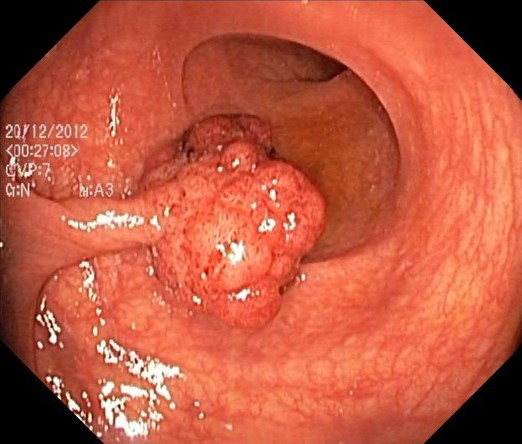
#> input picture CSE377HW6/src_medical.jpg, 522 x 444 px
$ jupyter execute CSE377HW6.ipynb
#> lines starting #> are read from the running program, lines starting #| are printed output that depends on the picture
[cell 1]
# import libs
import numpy as np
import cv2
import matplotlib.pyplot as plt

# read images
src = cv2.imread("src_medical.jpg")
#> src is the input picture: shape (444, 522, 3); mean B, G, R 65.1, 89, 191
trg = cv2.imread("trg_medical.jpg")
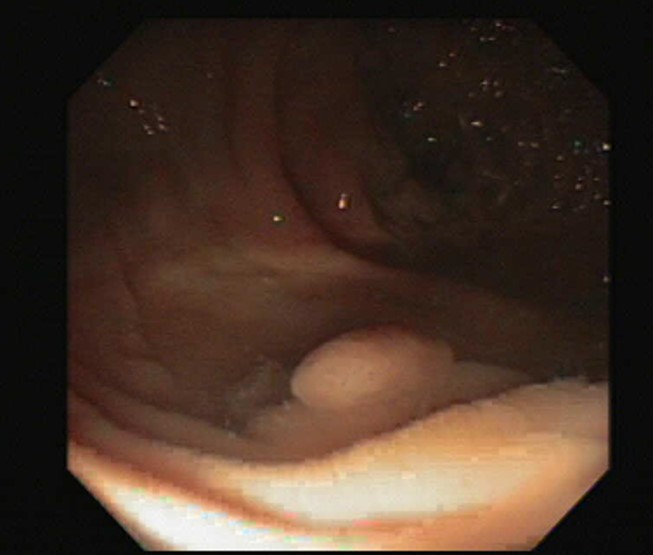
#> input picture CSE377HW6/trg_medical.jpg, 653 x 555 px
#> trg is the input picture: shape (555, 653, 3); mean B, G, R 40, 51.7, 70.9

# resize trg to match src
trg = cv2.resize(trg, (src.shape[1], src.shape[0]))
#> trg: shape (444, 522, 3)

# split into channels and reorder from BGR to RGB
srcB, srcG, srcR = cv2.split(src)
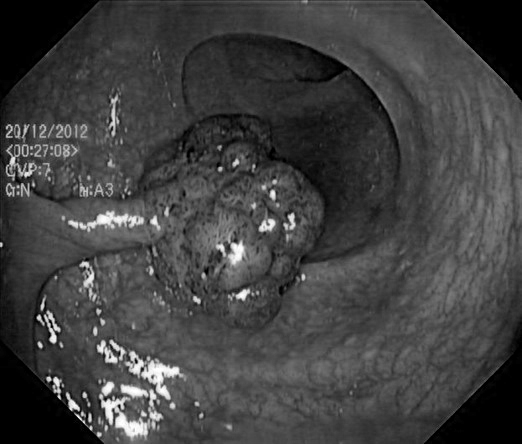
#> srcB: shape (444, 522); min 0, max 255, mean 65.1
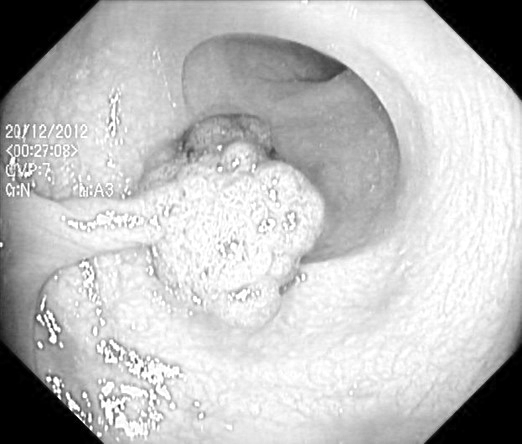
#> srcR: shape (444, 522); min 0, max 255, mean 191
srcChannels = [srcR, srcG, srcB]
trgB, trgG, trgR = cv2.split(trg)
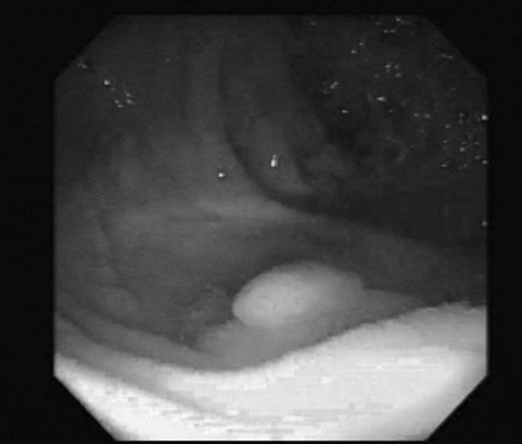
#> trgR: shape (444, 522); min 0, max 254, mean 70.8
trgChannels = [trgR, trgG, trgB]

# show images
plt.figure(figsize=(10, 7))
plt.subplot(1, 2, 1)
plt.imshow(np.stack(srcChannels, axis=2))
plt.subplot(1, 2, 2)
plt.imshow(np.stack(trgChannels, axis=2))
plt.show()

[cell 2]
# calculate fourier transform, spectrum, phase
srcSpectrums = []
srcPhases = []
for srcChannel in srcChannels:
    # calculate fft and shift
    fft = np.fft.fft2(srcChannel)
    fft = np.fft.fftshift(fft)
    # calculate spectrum
    spec = np.abs(fft)
    srcSpectrums.append(spec)
    # calculate phase
    imag = np.imag(fft)
    real = np.real(fft)
    phase = np.arctan2(imag, real)
    srcPhases.append(phase)
#> this loop made 3 passes
#> pass 1, `phase = np.arctan2(imag, real)`:
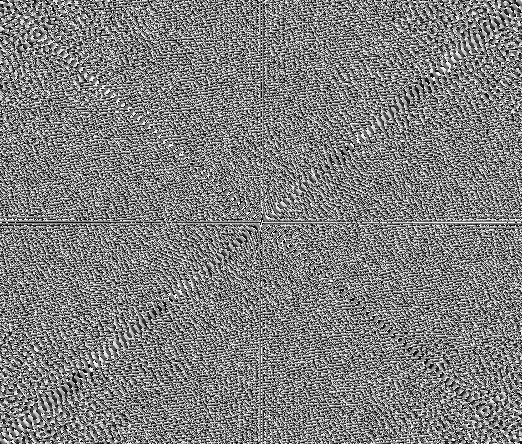
#> phase: shape (444, 522) float64; min -3.14, max 3.14, mean 1.36e-05; drawn with min black and max white
#> after the loop, srcPhases = 3 items; srcSpectrums = 3 items

trgSpectrums = []
trgPhases = []
for trgChannel in trgChannels:
    # calculate fft and shift
    fft = np.fft.fft2(trgChannel)
    fft = np.fft.fftshift(fft)
    # calculate spectrum
    spec = np.abs(fft)
    trgSpectrums.append(spec)
    # calculate phase
    imag = np.imag(fft)
    real = np.real(fft)
    phase = np.arctan2(imag, real)
    trgPhases.append(phase)
#> this loop made 3 passes
#> pass 1, `phase = np.arctan2(imag, real)`:
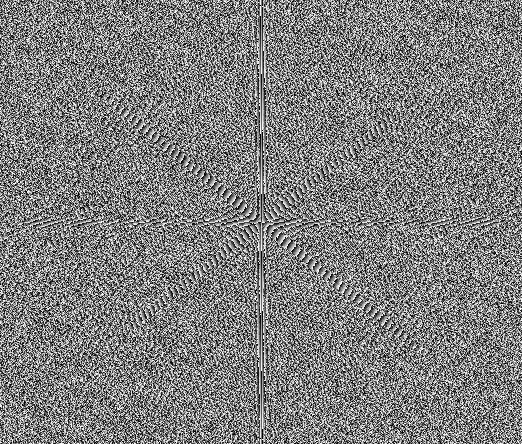
#> phase: shape (444, 522) float64; min -3.14, max 3.14, mean -1.36e-05; drawn with min black and max white
#> after the loop, trgPhases = 3 items; trgSpectrums = 3 items

# show spectrums
plt.figure(figsize=(10, 6))
plt.subplot(2, 3, 1)
plt.imshow(np.log(srcSpectrums[0]), cmap="gray")
plt.title("Source spectrum of red")
plt.subplot(2, 3, 2)
plt.imshow(np.log(srcSpectrums[1]), cmap="gray")
plt.title("Source spectrum of green")
plt.subplot(2, 3, 3)
plt.imshow(np.log(srcSpectrums[2]), cmap="gray")
plt.title("Source spectrum of blue")
plt.subplot(2, 3, 4)
plt.imshow(np.log(trgSpectrums[0]), cmap="gray")
plt.title("Target spectrum of red")
plt.subplot(2, 3, 5)
plt.imshow(np.log(trgSpectrums[1]), cmap="gray")
plt.title("Target spectrum of green")
plt.subplot(2, 3, 6)
plt.imshow(np.log(trgSpectrums[2]), cmap="gray")
plt.title("Target spectrum of blue")
plt.show()

# show phases
plt.figure(figsize=(10, 6))
plt.subplot(2, 3, 1)
plt.imshow(srcPhases[0], cmap="gray")
plt.title("Source phase of red")
plt.subplot(2, 3, 2)
plt.imshow(srcPhases[1], cmap="gray")
plt.title("Source phase of green")
plt.subplot(2, 3, 3)
plt.imshow(srcPhases[2], cmap="gray")
plt.title("Source phase of blue")
plt.subplot(2, 3, 4)
plt.imshow(trgPhases[0], cmap="gray")
plt.title("Target phase of red")
plt.subplot(2, 3, 5)
plt.imshow(trgPhases[1], cmap="gray")
plt.title("Target phase of green")
plt.subplot(2, 3, 6)
plt.imshow(trgPhases[2], cmap="gray")
plt.title("Target phase of blue")
plt.show()

[cell 3]
# create gaussian low pass filter
def gaussianLowPassFilter(shape, sigma):
    # create gaussian filter
#> called with shape = (444, 522), sigma = 2.2
    filtered = np.zeros(shape)
    center = (shape[0] // 2, shape[1] // 2)
    for i in range(shape[0]):
        for j in range(shape[1]):
            filtered[i, j] = np.exp(-((i - center[0]) ** 2 + (j - center[1]) ** 2) / (2 * sigma ** 2))
    return filtered

lowpass = gaussianLowPassFilter(srcSpectrums[0].shape, 2.2)

# show low pass filter
plt.figure(figsize=(10, 6))
plt.imshow(lowpass, cmap="gray")
plt.title("Low pass filter")
plt.show()

[cell 4]
# create high pass by making low pass filter negative
highpass = 1 - lowpass

# show high pass filter
plt.figure(figsize=(10, 6))
plt.imshow(highpass, cmap="gray")
plt.title("High pass filter")
plt.show()
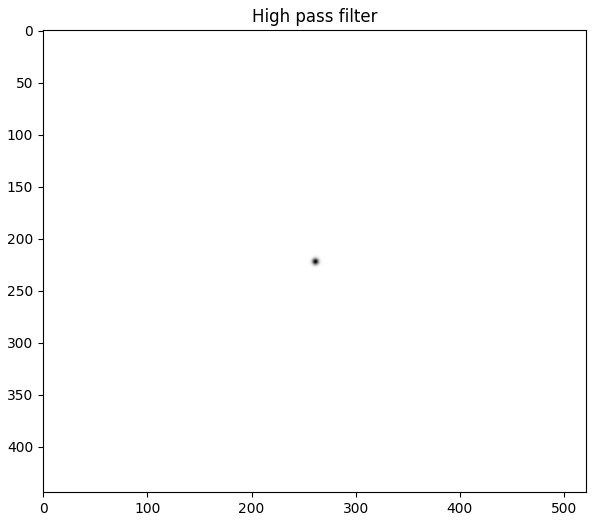
#> figure drawn by matplotlib, 1 panel

[cell 5]
# get blended = srcSpec * highpass +  trgSpec * lowpass
# do elementwise multiplication
blendedSpectrums = []
for i in range(3):
    blendedSpectrum = srcSpectrums[i] * highpass + trgSpectrums[i] * lowpass
    blendedSpectrums.append(blendedSpectrum)
#> after the loop, blendedSpectrums = 3 items

# show blended spectrums
plt.figure(figsize=(14, 6))
plt.subplot(2, 3, 1)
plt.imshow(np.log(blendedSpectrums[0]), cmap="gray")
plt.title("Source-adapt-to-target, spectrum of red")
plt.subplot(2, 3, 2)
plt.imshow(np.log(blendedSpectrums[1]), cmap="gray")
plt.title("Source-adapt-to-target, spectrum of green")
plt.subplot(2, 3, 3)
plt.imshow(np.log(blendedSpectrums[2]), cmap="gray")
plt.title("Source-adapt-to-target, spectrum of blue")
plt.show()

[cell 6]
blendedChannels = []
for i in range(3):
    # get spectrum |G(u,v)|
    spec = blendedSpectrums[i]
    # get phase phi_src(u,v)
    phase = srcPhases[i]
    # elementwise multiplication
    fft = spec * np.exp(1j * phase)
    # shift back
    fft = np.fft.ifftshift(fft)
    # inverse fft
    ifft = np.fft.ifft2(fft)
    # get real part
    ifft = np.real(ifft)
    # normalize
    ifft = (ifft - np.min(ifft)) / (np.max(ifft) - np.min(ifft))
    blendedChannels.append(ifft)
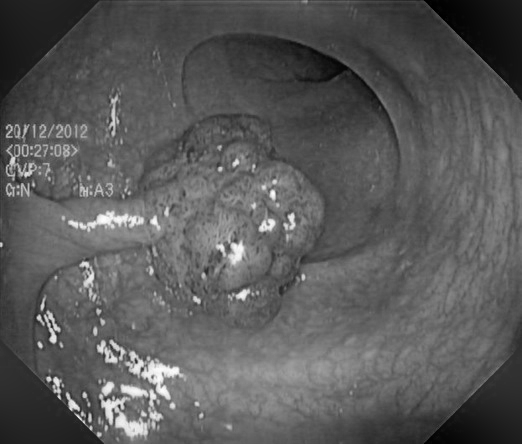
#> ifft: shape (444, 522) float64; min 0, max 1, mean 0.355
#> after the loop, blendedChannels = 3 items

# merge and show blended image with original image
blendedImage = np.stack(blendedChannels, axis=2)
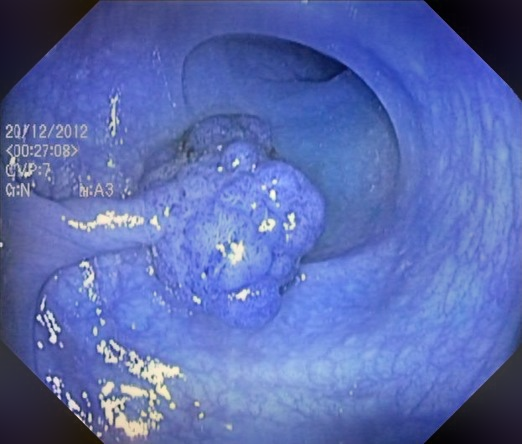
#> blendedImage: shape (444, 522, 3) float64; mean of channels 0, 1, 2 0.691, 0.423, 0.355; drawn as B, G, R

plt.figure(figsize=(14, 6))
plt.subplot(1, 2, 1)
plt.imshow(np.stack(srcChannels, axis=2))
plt.title("Source image")
plt.subplot(1, 2, 2)
plt.imshow(blendedImage)
plt.title("Blended image")
plt.show()
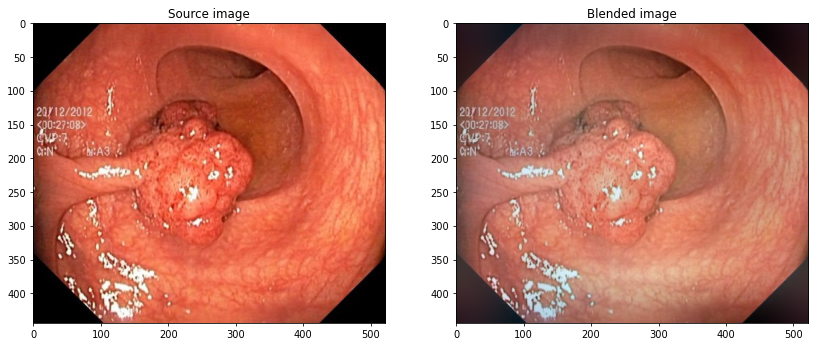
#> figure drawn by matplotlib, 2 panels
